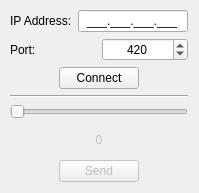
<?xml version="1.0" encoding="UTF-8"?>
<ui version="4.0">
 <class>MainWindow</class>
 <widget class="QMainWindow" name="MainWindow">
  <property name="geometry">
   <rect>
    <x>0</x>
    <y>0</y>
    <width>199</width>
    <height>193</height>
   </rect>
  </property>
  <property name="minimumSize">
   <size>
    <width>199</width>
    <height>193</height>
   </size>
  </property>
  <property name="maximumSize">
   <size>
    <width>199</width>
    <height>193</height>
   </size>
  </property>
  <property name="windowTitle">
   <string>MainWindow</string>
  </property>
  <widget class="QWidget" name="centralwidget">
   <widget class="QWidget" name="">
    <property name="geometry">
     <rect>
      <x>10</x>
      <y>10</y>
      <width>178</width>
      <height>172</height>
     </rect>
    </property>
    <layout class="QVBoxLayout" name="verticalLayout_5">
     <item>
      <layout class="QVBoxLayout" name="verticalLayout_2">
       <item>
        <layout class="QVBoxLayout" name="verticalLayout">
         <item>
          <layout class="QHBoxLayout" name="horizontalLayout">
           <item>
            <widget class="QLabel" name="lblIP">
             <property name="text">
              <string>IP Address:</string>
             </property>
            </widget>
           </item>
           <item>
            <widget class="QLineEdit" name="txtIP">
             <property name="inputMask">
              <string>000.000.000.000;_</string>
             </property>
             <property name="alignment">
              <set>Qt::AlignCenter</set>
             </property>
            </widget>
           </item>
          </layout>
         </item>
         <item>
          <layout class="QHBoxLayout" name="horizontalLayout_2">
           <item>
            <widget class="QLabel" name="lblPort">
             <property name="text">
              <string>Port:</string>
             </property>
            </widget>
           </item>
           <item>
            <widget class="QSpinBox" name="sbPort">
             <property name="alignment">
              <set>Qt::AlignCenter</set>
             </property>
             <property name="minimum">
              <number>1</number>
             </property>
             <property name="maximum">
              <number>65535</number>
             </property>
             <property name="value">
              <number>420</number>
             </property>
            </widget>
           </item>
          </layout>
         </item>
        </layout>
       </item>
       <item>
        <layout class="QHBoxLayout" name="horizontalLayout_3">
         <item>
          <spacer name="horizontalSpacer">
           <property name="orientation">
            <enum>Qt::Horizontal</enum>
           </property>
           <property name="sizeHint" stdset="0">
            <size>
             <width>40</width>
             <height>20</height>
            </size>
           </property>
          </spacer>
         </item>
         <item>
          <widget class="QPushButton" name="btnConnect">
           <property name="text">
            <string>Connect</string>
           </property>
          </widget>
         </item>
         <item>
          <spacer name="horizontalSpacer_2">
           <property name="orientation">
            <enum>Qt::Horizontal</enum>
           </property>
           <property name="sizeHint" stdset="0">
            <size>
             <width>40</width>
             <height>20</height>
            </size>
           </property>
          </spacer>
         </item>
        </layout>
       </item>
      </layout>
     </item>
     <item>
      <widget class="Line" name="line">
       <property name="orientation">
        <enum>Qt::Horizontal</enum>
       </property>
      </widget>
     </item>
     <item>
      <layout class="QVBoxLayout" name="verticalLayout_4">
       <item>
        <layout class="QVBoxLayout" name="verticalLayout_3">
         <item>
          <widget class="QSlider" name="sliderValue">
           <property name="enabled">
            <bool>false</bool>
           </property>
           <property name="orientation">
            <enum>Qt::Horizontal</enum>
           </property>
          </widget>
         </item>
         <item>
          <widget class="QLabel" name="lblSliderValue">
           <property name="enabled">
            <bool>false</bool>
           </property>
           <property name="text">
            <string>0</string>
           </property>
           <property name="alignment">
            <set>Qt::AlignCenter</set>
           </property>
          </widget>
         </item>
        </layout>
       </item>
       <item>
        <layout class="QHBoxLayout" name="horizontalLayout_4">
         <item>
          <spacer name="horizontalSpacer_3">
           <property name="orientation">
            <enum>Qt::Horizontal</enum>
           </property>
           <property name="sizeHint" stdset="0">
            <size>
             <width>40</width>
             <height>20</height>
            </size>
           </property>
          </spacer>
         </item>
         <item>
          <widget class="QPushButton" name="btnSend">
           <property name="enabled">
            <bool>false</bool>
           </property>
           <property name="text">
            <string>Send</string>
           </property>
          </widget>
         </item>
         <item>
          <spacer name="horizontalSpacer_4">
           <property name="orientation">
            <enum>Qt::Horizontal</enum>
           </property>
           <property name="sizeHint" stdset="0">
            <size>
             <width>40</width>
             <height>20</height>
            </size>
           </property>
          </spacer>
         </item>
        </layout>
       </item>
      </layout>
     </item>
    </layout>
   </widget>
  </widget>
 </widget>
 <resources/>
 <connections/>
</ui>
